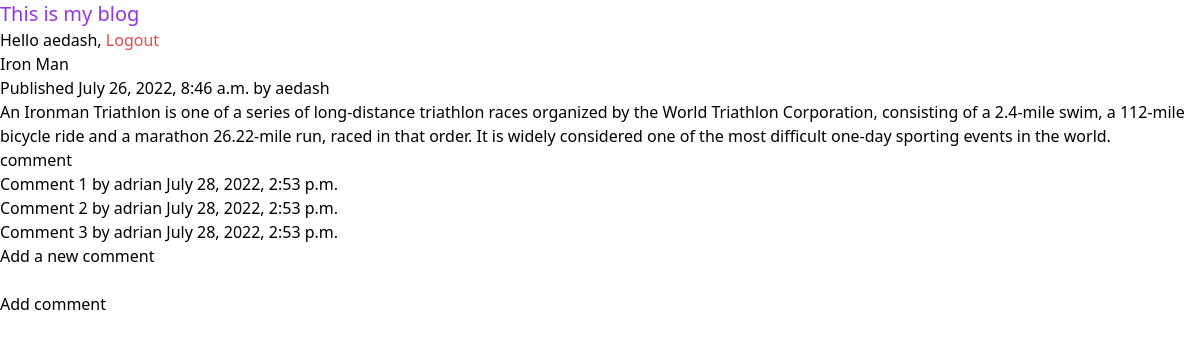
The page /2022/7/26/iron-man/ (signed in) on the database its author committed.
### core/models.py (models this page shows, shortened)
class Post(models.Model):
    STATUS_CHOICES = (
        ('draft', 'Draft'),
        ('published', 'Published'),
    )
    title = models.CharField(max_length=250)
    slug = models.SlugField(max_length=250,
                            unique_for_date='publish')
    author = models.ForeignKey(User,
                               on_delete=models.CASCADE,
                               related_name='blog_posts')
    body = models.TextField()
    publish = models.DateTimeField(default=timezone.now)
    created = models.DateTimeField(auto_now_add=True)
    updated = models.DateTimeField(auto_now=True)
    status = models.CharField(max_length=10,
                              choices=STATUS_CHOICES,
                              default='draft')
    class Meta:
        ordering = ('-publish',)

class Comment(models.Model):
    post = models.ForeignKey(Post,
                             on_delete=models.CASCADE,
                             related_name='comments')
    name = models.CharField(max_length=80)
    email = models.EmailField()
    body = models.TextField()
    created = models.DateTimeField(auto_now_add=True)
    updated = models.DateTimeField(auto_now=True)
    active = models.BooleanField(default=True)
    class Meta:
        ordering = ('created',)

### core/views.py (the view, shortened to what this page needs)
def post_detail(request,year,month,day,post):
    post = get_object_or_404(Post,slug= post,status='published',publish__year = year,publish__day = day)
    comments = post.comments.filter(active = True)
    new_comment= None
    return render(request,
        'core/post_detail.html',
        {'post': post,'comments':comments,'new_comment':new_comment})

### templates/core/post_detail.html (shortened to what this page needs)
{% extends "base.html" %}
{% block content %}
<h1>{{ post.title }}</h1>
<p class="date">
Published {{ post.publish }} by {{ post.author }}
</p>
{{ post.body|linebreaks }}
{% with comment.count as total_comments %}
<h2>
    {{ total_comments }} comment {{ total_comments | pluralize }}
</h2>
{% endwith %}
{% for comment in comments %}
<div class="comment">
    <p class="info">
    Comment {{ forloop.counter }} by {{ comment.name }}
    {{ comment.created }}
    </p>
    </div>
    {% empty %}
    <p>There are no comments yet.</p>
    {% endfor %}
{% if new_comment %}
<h2>Your comment has been added.</h2>
{% else %}
<h2>Add a new comment</h2>
{% if user.is_authenticated %}
<form method="post">
    <input type="textarea" name = "body">
    <p><input type="submit" value="Add comment"></p>
    </form>
    {% else %}
        <p>Pleas <a href="{% url 'login' %}?next={{ post.get_absolute_url }}">login</a> to comment</p>
{% endif %}
{% endif %}
{% endblock %}

### templates/base.html (shortened to what this page needs)
{% load static %}
<!DOCTYPE html>
<html>
<head>
<link href="{% static 'css/base.css' %}" rel="stylesheet">
<link href="{% static 'css/style.css' %}" rel="stylesheet">
</head>
<body>
    <div class="header">
        <p  class = 'text-purple-600 text-xl '>This is my blog</p>
        {% if request.user.is_authenticated %}
    Hello {{ request.user.username }},
        <a class="text-red-500" href="{% url 'logout' %}">Logout</a>
        {% else %}
        {% if request.path == '/login/' %}
       <a href="/"> Home</a>
        {% else %}
        <a class="text-blue-500" href="{% url 'login' %}">Log-in</a> or <a class="text-blue-500" href="{% url 'register' %}">Register</a>
        {% endif %}
        {% endif %}
    </div>
{% block content %}{% endblock %}
</body>
</html>

### static/css/style.css (style rules this page uses)
html { line-height: 1.5; -webkit-text-size-adjust: 100%; -moz-tab-size: 4; -o-tab-size: 4; tab-size: 4; font-family: ui-sans-serif, system-ui, -apple-system, BlinkMacSystemFont, "Segoe UI", Roboto, "Helvetica Neue", Arial, "Noto Sans", sans-serif, "Apple Color Emoji", "Segoe UI Emoji", "Segoe UI Symbol", "Noto Color Emoji"; }
body { margin: 0; line-height: inherit; }
h1, h2, h3, h4, h5, h6 { font-size: inherit; font-weight: inherit; }
a { color: inherit; text-decoration: inherit; }
button, input, optgroup, select, textarea { font-family: inherit; font-size: 100%; font-weight: inherit; line-height: inherit; color: inherit; margin: 0; padding: 0; }
button, [type='button'], [type='reset'], [type='submit'] { -webkit-appearance: button; background-color: transparent; background-image: none; }
blockquote, dl, dd, h1, h2, h3, h4, h5, h6, hr, figure, p, pre { margin: 0; }
input::placeholder, textarea::placeholder { opacity: 1; color: #9ca3af; }
.text-xl { font-size: 1.25rem; line-height: 1.75rem; }
.text-purple-600 { --tw-text-opacity: 1; color: rgb(147 51 234 / var(--tw-text-opacity)); }
.text-red-500 { --tw-text-opacity: 1; color: rgb(239 68 68 / var(--tw-text-opacity)); }

### templates/base.html (style rules this page uses)
* { margin:0; padding: 0px; }

### rows shown on the page
Post: title "Iron Man", publish "July 26, 2022, 8:46 a.m.", author "aedash", body "An Ironman Triathlon is one of a series of long-distance triathlon races organized by the World Triathlon Corporation, consisting of a 2.4-mile swim, a 112-mile bicycle ride and a marathon 26.22-mile run, raced in that order. It is widely considered one of the most difficult one-day sporting events in the world."
Comment: name "adrian", created "July 28, 2022, 2:53 p.m."
Comment: name "adrian", created "July 28, 2022, 2:53 p.m."
Comment: name "adrian", created "July 28, 2022, 2:53 p.m."

### other values the page prints
{{ request.user.username }} "aedash"
